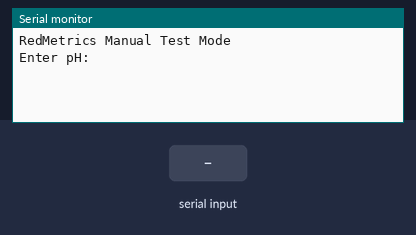
This sketch was run on a simulated Arduino Uno, built with avr-gcc and run on an emulated ATmega328P. On the bench: the last lines printed to the serial monitor. The test bench sets the inputs (shaded band).

Above: at 2.2 s.
2.3 s: "90,45,200\n" received over Serial
At 2.8 s:
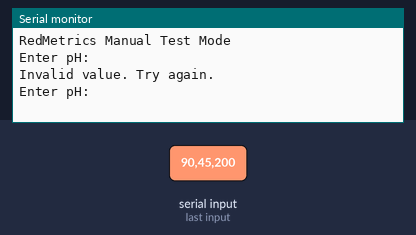
3.8 s: "0\n" received over Serial
At 5.0 s:
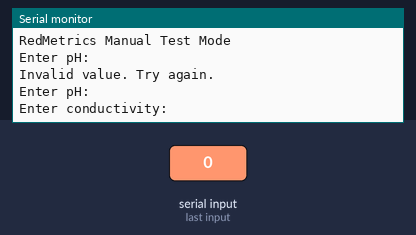
5.3 s: "5\n" received over Serial
At 6.4 s:
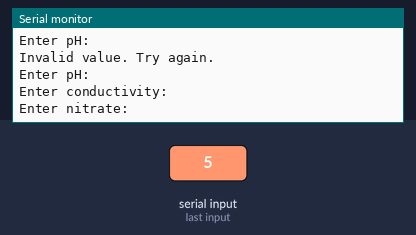
6.8 s: "90\n" received over Serial
At 7.3 s:
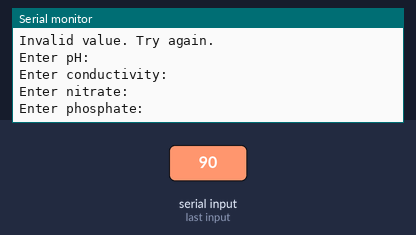
8.3 s: "200\n" received over Serial
At 9.5 s:
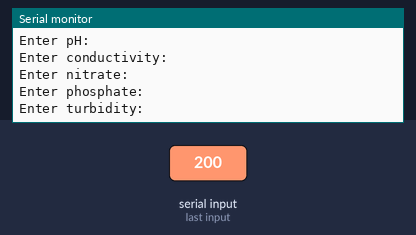
9.8 s: "0\n" received over Serial
At 10.9 s:
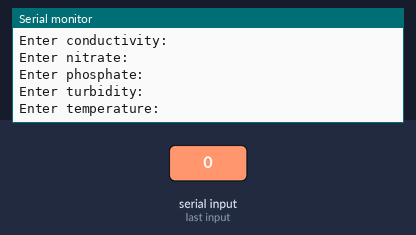

The sketch:

RedMetricsPrototype.ino
```cpp
#include <Arduino.h>
#include <math.h>
#include <stdlib.h>

#define MANUAL_TEST_MODE true

const char* DEVICE_ID = "REDMETRICS_001";
const char* CONNECTION_STATUS = "test_mode";
const char* BACKUP_STATUS = "not_sent";

const unsigned long READING_INTERVAL_MS = 30UL * 60UL * 1000UL;

struct SensorReadings {
  float ph;
  float conductivity;
  float nitrate;
  float phosphate;
  float turbidity;
  float temperature;
  float dissolvedOxygen;
};

bool hasCompletedFirstCycle = false;
unsigned long lastReadingTimeMs = 0;

float readMockPh();
float readMockConductivity();
float readMockNitrate();
float readMockPhosphate();
float readMockTurbidity();
float readMockTemperature();
float readMockDissolvedOxygen();
SensorReadings readMockSensorValues();
SensorReadings readManualSensorValues();
bool isValidReading(float value, float minimumValue, float maximumValue);
String createPayload(const SensorReadings& readings);
void printPayload(const String& payload);
void runReadingCycle();

bool parseFloatLine(const String& input, float& value);
float readManualValue(const char* prompt, float minimumValue, float maximumValue);
String createTimestamp();

void setup() {
  Serial.begin(115200);
  Serial.setTimeout(120000);
  delay(1000);

  if (MANUAL_TEST_MODE) {
    Serial.println("RedMetrics Manual Test Mode");
  } else {
    Serial.println("RedMetrics Mock Sensor Mode");
  }
}

void loop() {
  if (!hasCompletedFirstCycle || millis() - lastReadingTimeMs >= READING_INTERVAL_MS) {
    runReadingCycle();
    lastReadingTimeMs = millis();
    hasCompletedFirstCycle = true;
  }

  delay(100);
}

// Returns a safe placeholder pH reading for local testing.
float readMockPh() {
  return 7.10;
}

// Returns a safe placeholder conductivity reading for local testing.
float readMockConductivity() {
  return 430.00;
}

// Returns a safe placeholder nitrate reading for local testing.
float readMockNitrate() {
  return 4.20;
}

// Returns a safe placeholder phosphate reading for local testing.
float readMockPhosphate() {
  return 0.35;
}

// Returns a safe placeholder turbidity reading for local testing.
float readMockTurbidity() {
  return 12.50;
}

// Returns a safe placeholder temperature reading for local testing.
float readMockTemperature() {
  return 22.80;
}

// Returns a safe placeholder dissolved oxygen reading for local testing.
float readMockDissolvedOxygen() {
  return 8.40;
}

// Collects one placeholder value from each sensor.
SensorReadings readMockSensorValues() {
  SensorReadings readings;
  readings.ph = readMockPh();
  readings.conductivity = readMockConductivity();
  readings.nitrate = readMockNitrate();
  readings.phosphate = readMockPhosphate();
  readings.turbidity = readMockTurbidity();
  readings.temperature = readMockTemperature();
  readings.dissolvedOxygen = readMockDissolvedOxygen();
  return readings;
}

// Reads one manual value for each sensor from the Serial Monitor.
SensorReadings readManualSensorValues() {
  SensorReadings readings;
  readings.ph = readManualValue("Enter pH:", 0.0, 14.0);
  readings.conductivity = readManualValue("Enter conductivity:", 0.0, 200000.0);
  readings.nitrate = readManualValue("Enter nitrate:", 0.0, 1000.0);
  readings.phosphate = readManualValue("Enter phosphate:", 0.0, 1000.0);
  readings.turbidity = readManualValue("Enter turbidity:", 0.0, 4000.0);
  readings.temperature = readManualValue("Enter temperature:", -10.0, 85.0);
  readings.dissolvedOxygen = readManualValue("Enter dissolved oxygen:", 0.0, 20.0);
  return readings;
}

// Checks that a sensor value is numeric and inside a simple safe range.
bool isValidReading(float value, float minimumValue, float maximumValue) {
  return !isnan(value) && !isinf(value) && value >= minimumValue && value <= maximumValue;
}

// Creates a flat JSON payload for local Serial Monitor testing.
String createPayload(const SensorReadings& readings) {
  String payload;
  payload.reserve(320);

  payload += "{";
  payload += "\"device_id\":\"";
  payload += DEVICE_ID;
  payload += "\",";
  payload += "\"timestamp\":\"";
  payload += createTimestamp();
  payload += "\",";
  payload += "\"ph\":";
  payload += String(readings.ph, 2);
  payload += ",";
  payload += "\"conductivity\":";
  payload += String(readings.conductivity, 2);
  payload += ",";
  payload += "\"nitrate\":";
  payload += String(readings.nitrate, 2);
  payload += ",";
  payload += "\"phosphate\":";
  payload += String(readings.phosphate, 2);
  payload += ",";
  payload += "\"turbidity\":";
  payload += String(readings.turbidity, 2);
  payload += ",";
  payload += "\"temperature\":";
  payload += String(readings.temperature, 2);
  payload += ",";
  payload += "\"dissolved_oxygen\":";
  payload += String(readings.dissolvedOxygen, 2);
  payload += ",";
  payload += "\"connection_status\":\"";
  payload += CONNECTION_STATUS;
  payload += "\",";
  payload += "\"backup_status\":\"";
  payload += BACKUP_STATUS;
  payload += "\"";
  payload += "}";

  return payload;
}

// Prints the payload that would be sent in a later database version.
void printPayload(const String& payload) {
  Serial.println("Payload created:");
  Serial.println(payload);
}

// Runs one reading cycle and prints the generated payload locally.
void runReadingCycle() {
  SensorReadings readings;

  if (MANUAL_TEST_MODE) {
    readings = readManualSensorValues();
  } else {
    readings = readMockSensorValues();
  }

  String payload = createPayload(readings);
  printPayload(payload);
  Serial.println("Payload was not sent.");
}

bool parseFloatLine(const String& input, float& value) {
  if (input.length() == 0 || input.length() >= 32) {
    return false;
  }

  char buffer[32];
  input.toCharArray(buffer, sizeof(buffer));

  char* endPointer = nullptr;
  double parsedValue = strtod(buffer, &endPointer);

  if (endPointer == buffer || *endPointer != '\0') {
    return false;
  }

  value = (float)parsedValue;
  return true;
}

float readManualValue(const char* prompt, float minimumValue, float maximumValue) {
  while (true) {
    Serial.println(prompt);

    while (Serial.available() == 0) {
      delay(10);
    }

    String input = Serial.readStringUntil('\n');
    input.trim();

    float value = 0.0;
    if (parseFloatLine(input, value) && isValidReading(value, minimumValue, maximumValue)) {
      return value;
    }

    Serial.println("Invalid value. Try again.");
  }
}

String createTimestamp() {
  String timestamp = "uptime_ms_";
  timestamp += String(millis());
  return timestamp;
}
```

Measured:
- after the input at 2.3 s, the serial monitor: prints a new line at once (image 1)
- after the input at 3.8 s, the serial monitor: prints a new line at once (image 2)
- after the input at 5.3 s, the serial monitor: prints a new line at once (image 3)
- after the input at 6.8 s, the serial monitor: prints a new line at once (image 4)
- after the input at 8.3 s, the serial monitor: prints a new line at once (image 5)
- after the input at 9.8 s, the serial monitor: prints a new line at once (image 6)
